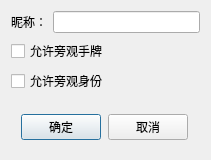
<?xml version="1.0" encoding="UTF-8"?>
<ui version="4.0">
 <class>DialogPersonalSettings</class>
 <widget class="QDialog" name="DialogPersonalSettings">
  <property name="geometry">
   <rect>
    <x>0</x>
    <y>0</y>
    <width>211</width>
    <height>160</height>
   </rect>
  </property>
  <property name="windowTitle">
   <string>Dialog</string>
  </property>
  <layout class="QVBoxLayout" name="verticalLayout">
   <item>
    <widget class="QWidget" name="widget" native="true">
     <property name="sizePolicy">
      <sizepolicy hsizetype="Preferred" vsizetype="Fixed">
       <horstretch>0</horstretch>
       <verstretch>0</verstretch>
      </sizepolicy>
     </property>
     <layout class="QHBoxLayout" name="horizontalLayout">
      <property name="leftMargin">
       <number>0</number>
      </property>
      <property name="topMargin">
       <number>0</number>
      </property>
      <property name="rightMargin">
       <number>0</number>
      </property>
      <property name="bottomMargin">
       <number>0</number>
      </property>
      <item>
       <widget class="QLabel" name="label">
        <property name="text">
         <string>昵称：</string>
        </property>
       </widget>
      </item>
      <item>
       <widget class="QLineEdit" name="lineEditNick">
        <property name="sizePolicy">
         <sizepolicy hsizetype="Expanding" vsizetype="Fixed">
          <horstretch>0</horstretch>
          <verstretch>0</verstretch>
         </sizepolicy>
        </property>
        <property name="maxLength">
         <number>10</number>
        </property>
       </widget>
      </item>
     </layout>
    </widget>
   </item>
   <item>
    <widget class="QCheckBox" name="checkBoxAllowLookHands">
     <property name="text">
      <string>允许旁观手牌</string>
     </property>
    </widget>
   </item>
   <item>
    <widget class="QCheckBox" name="checkBoxAllowLookIdentity">
     <property name="text">
      <string>允许旁观身份</string>
     </property>
    </widget>
   </item>
   <item>
    <spacer name="verticalSpacer">
     <property name="orientation">
      <enum>Qt::Vertical</enum>
     </property>
     <property name="sizeHint" stdset="0">
      <size>
       <width>20</width>
       <height>40</height>
      </size>
     </property>
    </spacer>
   </item>
   <item>
    <widget class="QWidget" name="widget_2" native="true">
     <layout class="QHBoxLayout" name="horizontalLayout_2">
      <item>
       <widget class="QPushButton" name="pushButtonOK">
        <property name="sizePolicy">
         <sizepolicy hsizetype="Fixed" vsizetype="Fixed">
          <horstretch>0</horstretch>
          <verstretch>0</verstretch>
         </sizepolicy>
        </property>
        <property name="text">
         <string>确定</string>
        </property>
        <property name="default">
         <bool>true</bool>
        </property>
       </widget>
      </item>
      <item>
       <widget class="QPushButton" name="pushButtonCancel">
        <property name="sizePolicy">
         <sizepolicy hsizetype="Fixed" vsizetype="Fixed">
          <horstretch>0</horstretch>
          <verstretch>0</verstretch>
         </sizepolicy>
        </property>
        <property name="text">
         <string>取消</string>
        </property>
       </widget>
      </item>
     </layout>
    </widget>
   </item>
  </layout>
 </widget>
 <resources/>
 <connections/>
</ui>
